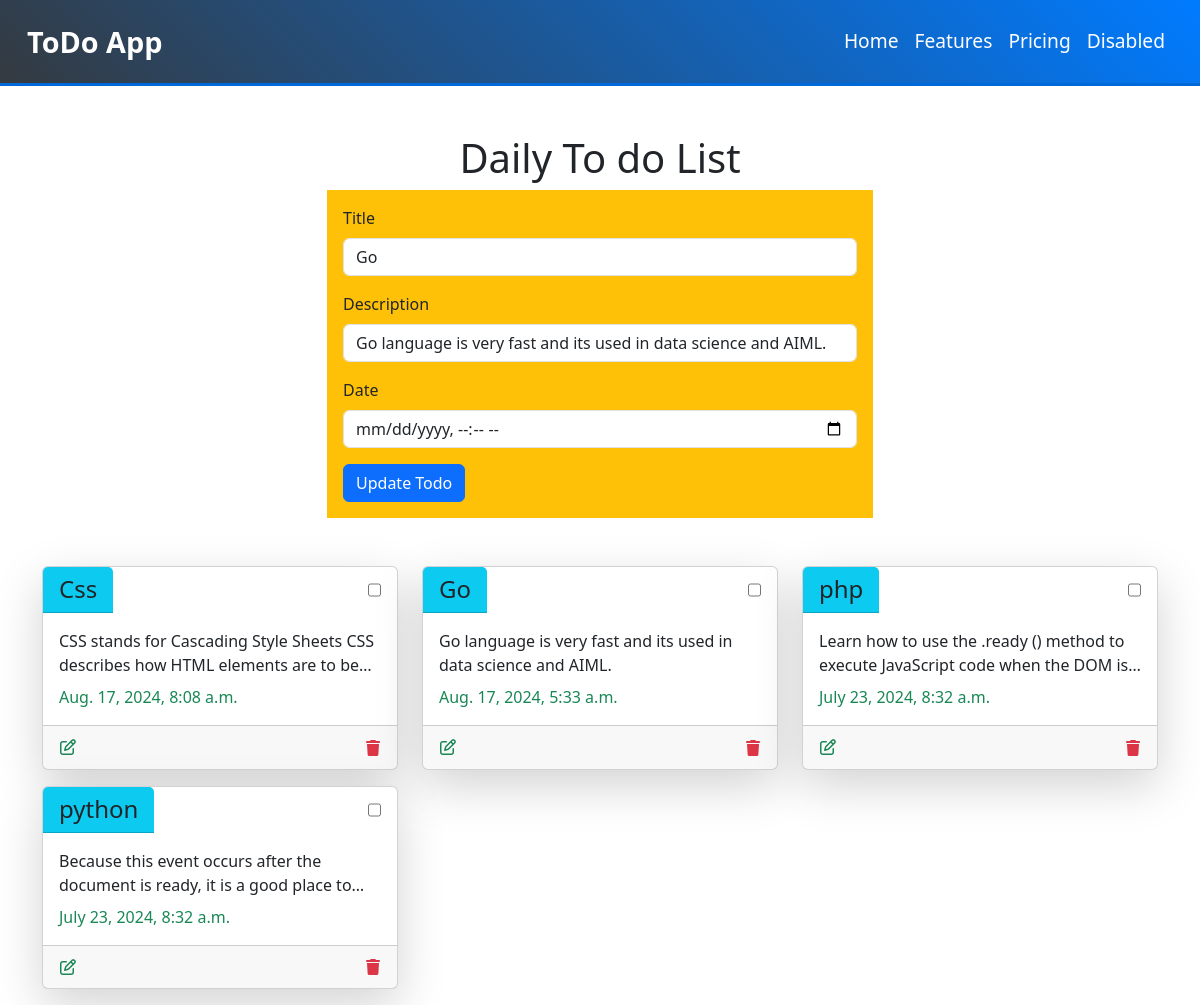
The app's page /65/ with its own data.
### todo/models.py (models this page shows, shortened)
class TODO(models.Model):
    title = models.CharField(max_length=30, default='')
    desc = models.CharField(max_length=256, blank=True, null=True ,default='')  # Make sure it can be blank
    date = models.DateTimeField(default=timezone.now)
    class Meta:
        db_table = 'TODO'
        verbose_name = 'TODO_LIST'
        verbose_name_plural = 'TODO_LIST'

### todo/views.py (the view, shortened to what this page needs)
# urls.py: path('', views.index, name='index'),
def index(request, id=None):
    todo_list = TODO.objects.order_by("-date")
    if id:
        todo = get_object_or_404(TODO, id=id)
        form = TodoForm(instance=todo)
    else:
        form = TodoForm()
    return render(request, 'auth/index.html', {'form': form, 'todo_list': todo_list})

### todo/forms.py
class TodoForm(forms.ModelForm):
    class Meta:
        model = TODO
        fields = '__all__'  # Use '__all__' to include all fields from the model

### templates/auth/index.html (shortened to what this page needs)
{% extends 'layout/base.html' %}
{% block content %}
  {% load static %}
  <div class="container mt-5">
    <h1 class="text-center todo">Daily To do List</h1>
    <div class="row justify-content-center">
      <div class="col-6">
        <div class="p-3 bg-warning">
          <form method="post"
            action="{% if form.instance.pk %}
              {% url 'index_with_id' form.instance.pk %}
            {% else %}
              {% url 'index' %}
            {% endif %}">
            <div class="mb-3">
              <label for="id_title" class="form-label">Title</label>
              <input type="text" id="id_title" name="title" class="form-control" value="{{ form.title.value }}" />
            </div>
            <div class="mb-3">
              <label for="id_desc" class="form-label">Description</label>
              <input type="text" id="id_desc" name="desc" class="form-control" value="{{ form.desc.value }}" />
            </div>
            <div class="mb-3">
              <label for="id_date" class="form-label">Date</label>
              <input type="datetime-local" id="id_date" name="date" class="form-control" value="{{ form.date.value }}" />
            </div>
            <button type="submit" class="btn btn-primary">
              {% if form.instance.pk %}
                Update Todo
              {% else %}
                Add Todo
              {% endif %}
            </button>
          </form>
        </div>
      </div>
    </div>
    <div class="mt-5">
      <div class="row">
        <div class="col">
          <div class="row">
            {% for todo in todo_list %}
              <div class="col-md-4 mb-3 d-flex align-items-stretch">
                <div class="card shadow-lg {% if forloop.first %}highlight-card{% endif %}">
                  <div class="d-flex justify-content-between me-3">
                    <h4 class="card-header bg-info">{{ todo.title }}</h4>
                    <input type="checkbox" class="complate" />
                  </div>
                  <div class="card-body d-flex flex-column">
                    <p class="card-title description" data-bs-toggle="modal" data-bs-target="#descModal" data-bs-title="{{ todo.title }}" data-bs-desc="{{ todo.desc }}" data-bs-date="{{ todo.date }}">{{ todo.desc }}</p>
                    <p class="card-text text-success mt-auto">{{ todo.date }}</p>
                  </div>
                  <div class="card-footer d-flex justify-content-between">
                    <a href="{% url 'index_with_id' todo.id %}" class="btn btn-link p-0"><i class="fa-regular fa-pen-to-square text-success"></i></a>
                    <form method="post" action="{% url 'delete_todo' todo.id %}" class="delete-form">
                      <button type="submit" class="btn btn-link p-0 delete-btn"><i class="fa-solid fa-trash text-danger"></i></button>
                    </form>
                  </div>
                </div>
              </div>
            {% endfor %}
          </div>
        </div>
      </div>
    </div>
  </div>
{% endblock %}

### static/css/style.css (style rules this page uses)
.card { display: flex; flex-direction: column; height: 100%; }
.card-body { flex-grow: 1; }
.description { display: -webkit-box; -webkit-line-clamp: 2; -webkit-box-orient: vertical; overflow: hidden; text-overflow: ellipsis; max-height: 3em; }

### records on screen
TODO: title "Go", desc "Go language is very fast and its used in data science and AIML.", date "Aug. 17, 2024, 5:33 a.m."
TODO: title "Css", desc "CSS stands for Cascading Style Sheets CSS describes how HTML elements are to…", date "Aug. 17, 2024, 8:08 a.m."
TODO: title "php", desc "Learn how to use the .ready () method to execute JavaScript code when the DOM…", date "July 23, 2024, 8:32 a.m."
TODO: title "python", desc "Because this event occurs after the document is ready, it is a good place…", date "July 23, 2024, 8:32 a.m."
